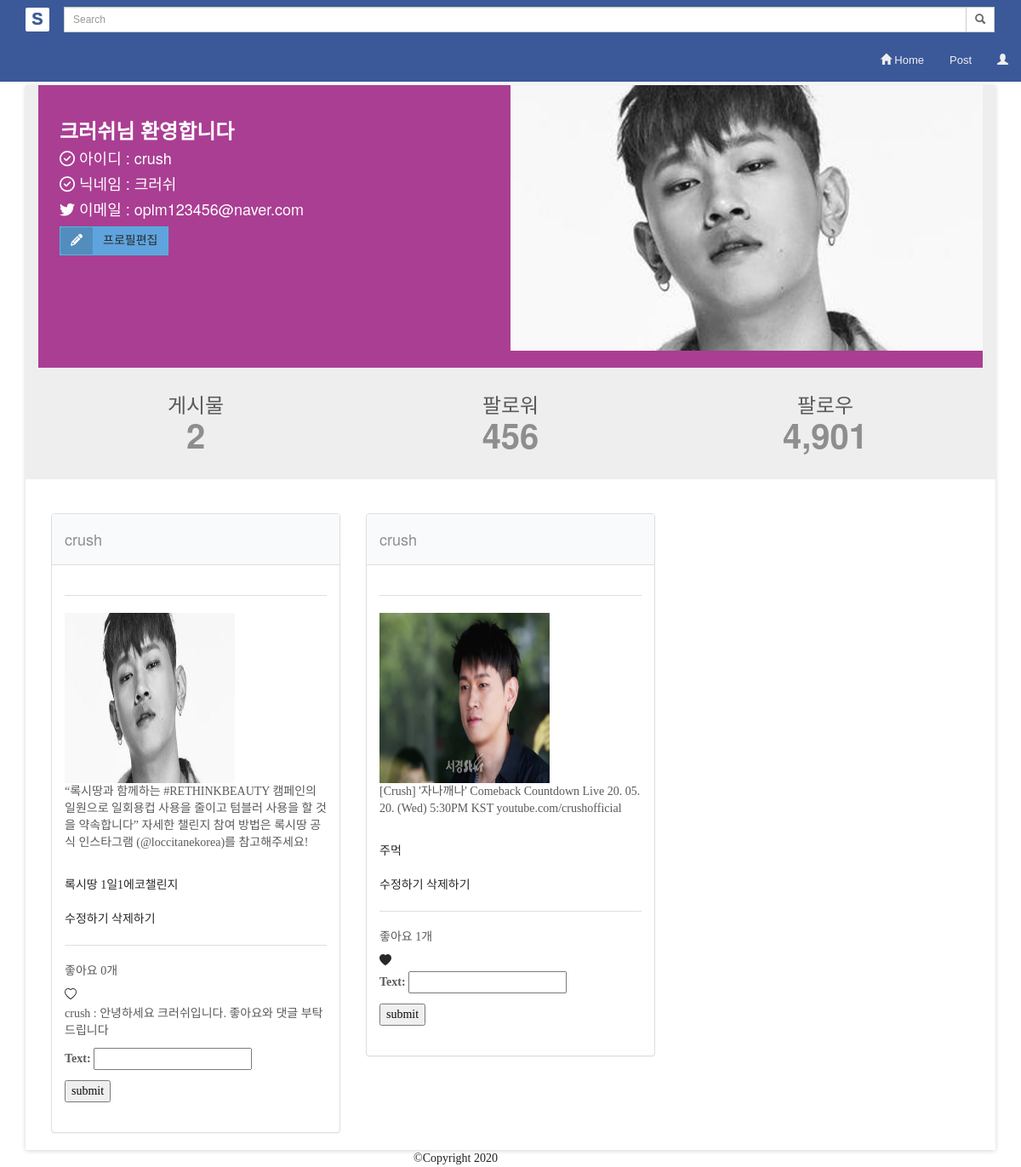
The app's page /profile (signed in) with its own data.
### appname/models.py (models this page shows, shortened)
class CustomUser(AbstractUser):
    def __str__(self):
        return self.username
    nickname = models.CharField(max_length=20)
    phone_number = models.CharField(max_length=20)
    profile_image = models.ImageField(upload_to='images/', blank=True)

class Post(models.Model):
    location = models.CharField(max_length=200)
    content = models.TextField()
    image = models.ImageField(upload_to='images/', blank=True)
    writer = models.ForeignKey(settings.AUTH_USER_MODEL, on_delete=models.CASCADE, related_name="writer", default="")
    hashtag_field = models.CharField(max_length=200, blank=True)
    hashtags = models.ManyToManyField('Hashtag', blank=True)
    likes = models.ManyToManyField(settings.AUTH_USER_MODEL, related_name="likes")
    post_date=models.DateTimeField(auto_now_add=True)

class Hashtag(models.Model):
    name = models.CharField(max_length=50)

class Comment(models.Model):
    c_writer = models.ForeignKey(settings.AUTH_USER_MODEL, on_delete=models.CASCADE, related_name="c_writer", default="")
    post_id = models.ForeignKey(Post, on_delete=models.CASCADE, related_name='comments')
    text = models.CharField(max_length=50)

### appname/views.py (the view)
# urls.py: path('profile', appname.views.profile, name='profile'),
def profile(request):
    if not request.user.is_active:
        signin_form = SigninForm()
        return render(request, 'appname/signin.html', {'signin_form': signin_form})
    if request.method == 'POST':
        username = request.POST['username']
        password = request.POST['password']
        user = authenticate(username = username, password = password)
        if user is not None:
            login(request,user)
            return redirect('main')
        else:
            return HttpResponse("로그인 실패. 다시 시도해보세요")
    else:
        posts = Post.objects.all()
        comment_form = CommentForm()
        return render(request, 'appname/profile.html', {'posts': posts,'comment_form': comment_form})

### appname/forms.py
class CommentForm(forms.ModelForm):
    class Meta:
        model = Comment
        fields = ['text']

### appname/templates/appname/profile.html (shortened to what this page needs)
{% extends 'appname/base.html' %}
{% block header %}
<header class="masthead text-center text-white">
  <div class="masthead-content">
    <br><br><br><br>
  </div>
</header>
{% endblock %}
{% block content %}
<link href="http://fontawesome.io/assets/font-awesome/css/font-awesome.css" rel="stylesheet" media="screen">
<div class="container">
    <div class="row user-menu-container square">
        <div class="col-md-12 user-details">
            <div class="row coralbg white">
                <div class="col-md-6 no-pad">
                    <div class="user-pad">
                        <h3>{{ user.nickname}}님 환영합니다</h3>
                        <h4 class="white"><i class="fa fa-check-circle-o"></i> 아이디 : {{user.username}}</h4>
                        <h4 class="white"><i class="fa fa-check-circle-o"></i> 닉네임 : {{user.nickname}}</h4>
                        <h4 class="white"><i class="fa fa-twitter"></i> 이메일 : {{user.email}} </h4>
                        <button type="button" class="btn btn-labeled btn-info" style="background-color: rgb(90, 162, 221);" href="#">
                            <span class="btn-label" ><i class="fa fa-pencil"></i></span><a href="{% url 'profile_update' %}">프로필편집</a></button>
                    </div>
                </div>
                <div class="col-md-6 no-pad">
                    <div class="user-image">
                      {% if user.profile_image %}
                        <img src="{{ user.profile_image.url }}" class="img-responsive thumbnail" alt="img">
                      {% endif %}
                    </div>
                </div>
            </div>
            <div class="row overview">
                <div class="col-md-4 user-pad text-center">
                    <h3>게시물</h3>
                    <h4>{{ user.writer.count }}</h4>
                </div>
                <div class="col-md-4 user-pad text-center">
                    <h3>팔로워</h3>
                    <h4>456</h4>
                </div>
                <div class="col-md-4 user-pad text-center">
                    <h3>팔로우</h3>
                    <h4>4,901</h4>
                </div>
            </div>
            {% for post in posts %}
            {% if user == post.writer %}
            <div class="col-sm-4">
              <br><br>
               <div class="panel panel-default">
               <div class="panel-heading"><h4>{{post.writer}}</h4></div>
                <div class="panel-body">
                <hr>
                {% if post.image %}
                <img class="img-fluid rounded-circle" src="{{ post.image.url }}" alt="" width=200 height=200>
                {% endif %}
                <p>{{post.content}}</p>
                <br>
                <span>
                  {% for hashtag in post.hashtags.all %}
                  <a href="/hashtag/{{ hashtag.name }}">{{ hashtag.name }}</a>
                  {% endfor %}
                  <br>
                </span>
                <br>
                <a href="{% url 'update' pk=post.pk %}">수정하기</a>
                <a href="{% url 'delete' pk=post.pk %}">삭제하기</a>
                <hr>
                <p>좋아요 {{ post.likes.count}}개</p>
              <a href="{% url 'like' pk=post.pk %}">
                {% if user in post.likes.all %}
                <svg width="1em" height="1em" viewBox="0 0 16 16" class="bi bi-heart-fill" fill="currentColor" xmlns="http://www.w3.org/2000/svg">
                  <path fill-rule="evenodd" d="M8 1.314C12.438-3.248 23.534 4.735 8 15-7.534 4.736 3.562-3.248 8 1.314z"/>
                </svg>
                {% endif %}
              </a>
              {% for comment in post.comments.all %}
              <p> {{ comment.c_writer}} : {{ comment.text }}</p>
              {% endfor %}
              <form method="POST" action='/comment/{{ post.id }}'>
              {{ comment_form.as_p}}
              <input type="submit" value="submit">
              </form>
              <br>
                </div>
               </div>
        </div>
        {% endif %}
        {% endfor %}
        </div>
        </div>
    </div>
{% endblock %}

### appname/static/appname/css/facebook.css (style rules this page uses)
html, body { height: 100%; font-family:verdana,arial,sans-serif; color:#555555; }
a { color:#222222; }
hr { border-color:#dedede; }
.wrapper, .row { height: 100%; margin-left:0; margin-right:0; }
h1,h2,h3 { font-weight:800; }
.panel-default .panel-heading { background-color:#f9fafb; color:#555555; }

### appname/templates/appname/profile.html (style rules this page uses)
.square, .btn { border-radius: 0px!important; }
.coralbg { background-color: #a83890; }
.white { color: #fff!important; }
div.user-menu-container { z-index: 10; background-color: #fff; margin-top: 20px; background-clip: padding-box; opacity: 0.97; filter: alpha(opacity=97); -webkit-box-shadow: 0 1px 6px rgba(0, 0, 0, 0.175); box-shadow: 0 1px 6px rgba(0, 0, 0, 0.175); }
div.user-menu-container h4 { font-weight: 300; color: #8b8b8b; }
div.user-menu-container a, div.user-menu-container .btn { transition: 1s ease; }
div.user-menu-container .thumbnail { width:100%; min-height:200px; border: 0px!important; padding: 0px; border-radius: 0; border: 0px!important; }
.btn-label { position: relative;left: -12px;display: inline-block;padding: 6px 12px;background: rgba(0,0,0,0.15);border-radius: 3px 0 0 3px; }
.btn-labeled { padding-top: 0;padding-bottom: 0; }
.user-pad { padding: 20px 25px; }
.no-pad { padding-right: 0; padding-left: 0; padding-bottom: 0; }
.user-details { background: #eee; min-height: 333px; }
.user-image { max-height:500px; overflow:hidden; }
.overview h3 { font-weight: 300; margin-top: 15px; margin: 10px 0 0 0; }
.overview h4 { font-weight: bold!important; font-size: 40px; margin-top: 0; }

### records on screen
CustomUser: nickname "크러쉬", username "crush", email "oplm123456@naver.com", profile_image (picture), writer.count "2"
Post: writer "crush", image (picture), content "“록시땅과 함께하는 #RETHINKBEAUTY 캠페인의 일원으로 일회용컵 사용을 줄이고 텀블러 사용을 할 것을 약속합니다” 자세한 챌린지 참여 방법은 록시땅 공식 인스타그램 (@loccitanekorea)를 참고해주세요!", likes.count "0"
Hashtag: name "록시땅"
Hashtag: name "1일1에코챌린지"
Comment: c_writer "crush", text "안녕하세요 크러쉬입니다. 좋아요와 댓글 부탁드립니다"
Post: writer "crush", image (picture), content "[Crush] '자나깨나' Comeback Countdown Live 20. 05. 20. (Wed) 5:30PM KST youtube.com/crushofficial", likes.count "1"
Hashtag: name "주먹"
